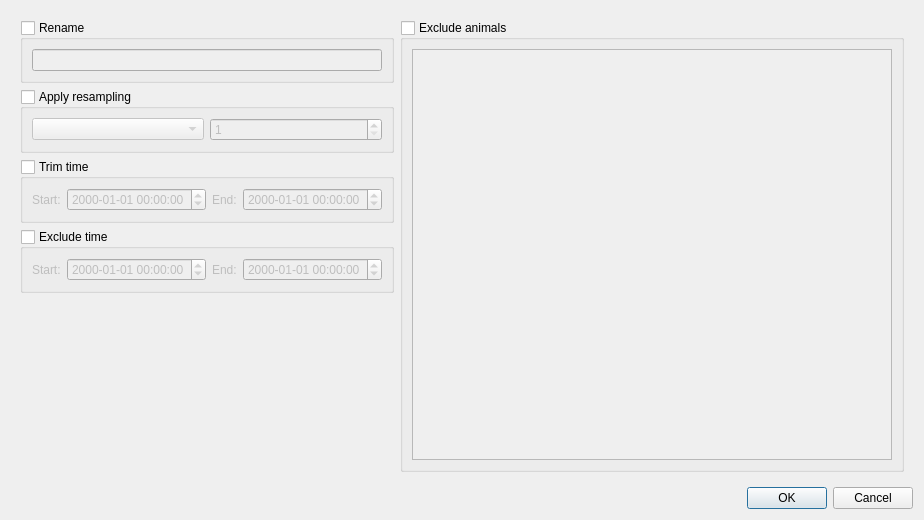
<?xml version="1.0" encoding="UTF-8"?>
<ui version="4.0">
 <author>Anton Rau</author>
 <class>EditDatasetDialog</class>
 <widget class="QDialog" name="EditDatasetDialog">
  <property name="geometry">
   <rect>
    <x>0</x>
    <y>0</y>
    <width>924</width>
    <height>520</height>
   </rect>
  </property>
  <property name="windowTitle">
   <string>Edit Dataset</string>
  </property>
  <layout class="QVBoxLayout" name="verticalLayout">
   <item>
    <widget class="QWidget" name="widgetMain" native="true">
     <layout class="QHBoxLayout" name="horizontalLayout_4">
      <item>
       <widget class="QWidget" name="widgetLeft" native="true">
        <property name="sizePolicy">
         <sizepolicy hsizetype="Fixed" vsizetype="Preferred">
          <horstretch>0</horstretch>
          <verstretch>0</verstretch>
         </sizepolicy>
        </property>
        <layout class="QVBoxLayout" name="verticalLayout_4">
         <property name="leftMargin">
          <number>0</number>
         </property>
         <property name="topMargin">
          <number>0</number>
         </property>
         <property name="rightMargin">
          <number>0</number>
         </property>
         <property name="bottomMargin">
          <number>0</number>
         </property>
         <item>
          <widget class="QGroupBox" name="groupBoxRename">
           <property name="title">
            <string>Rename</string>
           </property>
           <property name="checkable">
            <bool>true</bool>
           </property>
           <property name="checked">
            <bool>false</bool>
           </property>
           <layout class="QVBoxLayout" name="verticalLayout_3">
            <item>
             <widget class="QLineEdit" name="lineEditName"/>
            </item>
           </layout>
          </widget>
         </item>
         <item>
          <widget class="QGroupBox" name="groupBoxResampling">
           <property name="title">
            <string>Apply resampling</string>
           </property>
           <property name="checkable">
            <bool>true</bool>
           </property>
           <property name="checked">
            <bool>false</bool>
           </property>
           <layout class="QHBoxLayout" name="horizontalLayout">
            <item>
             <widget class="QComboBox" name="comboBoxResamplingUnit"/>
            </item>
            <item>
             <widget class="QSpinBox" name="spinBoxResamplingValue">
              <property name="minimum">
               <number>1</number>
              </property>
              <property name="maximum">
               <number>1000</number>
              </property>
             </widget>
            </item>
           </layout>
          </widget>
         </item>
         <item>
          <widget class="QGroupBox" name="groupBoxTrimTime">
           <property name="title">
            <string>Trim time</string>
           </property>
           <property name="checkable">
            <bool>true</bool>
           </property>
           <property name="checked">
            <bool>false</bool>
           </property>
           <layout class="QHBoxLayout" name="horizontalLayout_2">
            <item>
             <widget class="QLabel" name="labelTrimTimeStart">
              <property name="text">
               <string>Start:</string>
              </property>
             </widget>
            </item>
            <item>
             <widget class="QDateTimeEdit" name="dateTimeEditTrimStart">
              <property name="displayFormat">
               <string>yyyy-MM-dd HH:mm:ss</string>
              </property>
             </widget>
            </item>
            <item>
             <widget class="QLabel" name="labelTrimTimeEnd">
              <property name="text">
               <string>End:</string>
              </property>
             </widget>
            </item>
            <item>
             <widget class="QDateTimeEdit" name="dateTimeEditTrimEnd">
              <property name="displayFormat">
               <string>yyyy-MM-dd HH:mm:ss</string>
              </property>
             </widget>
            </item>
           </layout>
          </widget>
         </item>
         <item>
          <widget class="QGroupBox" name="groupBoxExcludeTime">
           <property name="title">
            <string>Exclude time</string>
           </property>
           <property name="checkable">
            <bool>true</bool>
           </property>
           <property name="checked">
            <bool>false</bool>
           </property>
           <layout class="QHBoxLayout" name="horizontalLayout_3">
            <item>
             <widget class="QLabel" name="labelExcludeTimeStart">
              <property name="text">
               <string>Start:</string>
              </property>
             </widget>
            </item>
            <item>
             <widget class="QDateTimeEdit" name="dateTimeEditExcludeStart">
              <property name="displayFormat">
               <string>yyyy-MM-dd HH:mm:ss</string>
              </property>
             </widget>
            </item>
            <item>
             <widget class="QLabel" name="labelExcludeTimeEnd">
              <property name="text">
               <string>End:</string>
              </property>
             </widget>
            </item>
            <item>
             <widget class="QDateTimeEdit" name="dateTimeEditExcludeEnd">
              <property name="displayFormat">
               <string>yyyy-MM-dd HH:mm:ss</string>
              </property>
             </widget>
            </item>
           </layout>
          </widget>
         </item>
         <item>
          <spacer name="verticalSpacer">
           <property name="orientation">
            <enum>Qt::Orientation::Vertical</enum>
           </property>
           <property name="sizeHint" stdset="0">
            <size>
             <width>20</width>
             <height>40</height>
            </size>
           </property>
          </spacer>
         </item>
        </layout>
       </widget>
      </item>
      <item>
       <widget class="QGroupBox" name="groupBoxExcludeAnimals">
        <property name="title">
         <string>Exclude animals</string>
        </property>
        <property name="checkable">
         <bool>true</bool>
        </property>
        <property name="checked">
         <bool>false</bool>
        </property>
        <layout class="QVBoxLayout" name="verticalLayout_5">
         <item>
          <widget class="QTableWidget" name="tableWidgetAnimals">
           <property name="editTriggers">
            <set>QAbstractItemView::EditTrigger::NoEditTriggers</set>
           </property>
           <property name="selectionMode">
            <enum>QAbstractItemView::SelectionMode::MultiSelection</enum>
           </property>
           <property name="selectionBehavior">
            <enum>QAbstractItemView::SelectionBehavior::SelectRows</enum>
           </property>
           <property name="verticalScrollMode">
            <enum>QAbstractItemView::ScrollMode::ScrollPerPixel</enum>
           </property>
           <property name="horizontalScrollMode">
            <enum>QAbstractItemView::ScrollMode::ScrollPerPixel</enum>
           </property>
           <property name="sortingEnabled">
            <bool>true</bool>
           </property>
           <attribute name="verticalHeaderVisible">
            <bool>false</bool>
           </attribute>
           <attribute name="verticalHeaderMinimumSectionSize">
            <number>20</number>
           </attribute>
           <attribute name="verticalHeaderDefaultSectionSize">
            <number>20</number>
           </attribute>
          </widget>
         </item>
        </layout>
       </widget>
      </item>
     </layout>
    </widget>
   </item>
   <item>
    <widget class="QDialogButtonBox" name="buttonBox">
     <property name="orientation">
      <enum>Qt::Orientation::Horizontal</enum>
     </property>
     <property name="standardButtons">
      <set>QDialogButtonBox::StandardButton::Cancel|QDialogButtonBox::StandardButton::Ok</set>
     </property>
    </widget>
   </item>
  </layout>
 </widget>
 <resources>
  <include location="../../../../resources/resources.qrc"/>
 </resources>
 <connections>
  <connection>
   <sender>buttonBox</sender>
   <signal>accepted()</signal>
   <receiver>EditDatasetDialog</receiver>
   <slot>accept()</slot>
   <hints>
    <hint type="sourcelabel">
     <x>248</x>
     <y>254</y>
    </hint>
    <hint type="destinationlabel">
     <x>157</x>
     <y>274</y>
    </hint>
   </hints>
  </connection>
  <connection>
   <sender>buttonBox</sender>
   <signal>rejected()</signal>
   <receiver>EditDatasetDialog</receiver>
   <slot>reject()</slot>
   <hints>
    <hint type="sourcelabel">
     <x>316</x>
     <y>260</y>
    </hint>
    <hint type="destinationlabel">
     <x>286</x>
     <y>274</y>
    </hint>
   </hints>
  </connection>
 </connections>
</ui>
